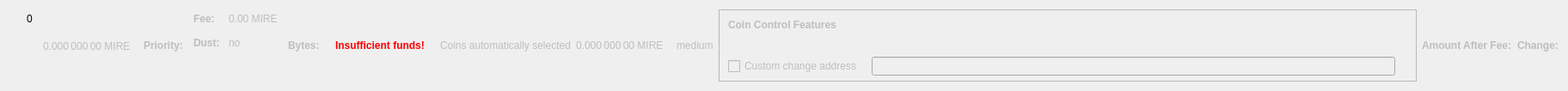
    <widget class="QWidget" name="dummyHideWidget" native="true">
     <property name="maximumSize">
      <size>
       <width>100</width>
       <height>22</height>
      </size>
     </property>
     <layout class="QHBoxLayout" name="dummyHideLayout">
      <item>
       <layout class="QFormLayout" name="formLayoutCoinControl1">
        <property name="horizontalSpacing">
         <number>10</number>
        </property>
        <property name="verticalSpacing">
         <number>14</number>
        </property>
        <property name="leftMargin">
         <number>10</number>
        </property>
        <property name="topMargin">
         <number>4</number>
        </property>
        <property name="rightMargin">
         <number>6</number>
        </property>
        <item row="0" column="1">
         <widget class="QLabel" name="labelCoinControlBytes">
          <property name="cursor">
           <cursorShape>IBeamCursor</cursorShape>
          </property>
          <property name="contextMenuPolicy">
           <enum>Qt::ActionsContextMenu</enum>
          </property>
          <property name="text">
           <string notr="true">0</string>
          </property>
          <property name="textInteractionFlags">
           <set>Qt::LinksAccessibleByMouse|Qt::TextSelectableByKeyboard|Qt::TextSelectableByMouse</set>
          </property>
         </widget>
        </item>
       </layout>
      </item>
      <item>
       <widget class="QLabel" name="labelCoinControlAfterFee">
        <property name="enabled">
         <bool>false</bool>
        </property>
        <property name="sizePolicy">
         <sizepolicy hsizetype="Fixed" vsizetype="Fixed">
          <horstretch>0</horstretch>
          <verstretch>0</verstretch>
         </sizepolicy>
        </property>
        <property name="minimumSize">
         <size>
          <width>111</width>
          <height>12</height>
         </size>
        </property>
        <property name="maximumSize">
         <size>
          <width>111</width>
          <height>12</height>
         </size>
        </property>
        <property name="cursor">
         <cursorShape>IBeamCursor</cursorShape>
        </property>
        <property name="contextMenuPolicy">
         <enum>Qt::ActionsContextMenu</enum>
        </property>
        <property name="text">
         <string notr="true">0.000 000 00 MIRE</string>
        </property>
        <property name="textInteractionFlags">
         <set>Qt::LinksAccessibleByMouse|Qt::TextSelectableByKeyboard|Qt::TextSelectableByMouse</set>
        </property>
       </widget>
      </item>
      <item>
       <widget class="QLabel" name="labelCoinControlPriorityText">
        <property name="enabled">
         <bool>false</bool>
        </property>
        <property name="font">
         <font>
          <weight>75</weight>
          <bold>true</bold>
         </font>
        </property>
        <property name="text">
         <string>Priority:</string>
        </property>
       </widget>
      </item>
      <item>
       <layout class="QHBoxLayout" name="horizontalLayout"/>
      </item>
      <item>
       <layout class="QFormLayout" name="formLayoutCoinControl3">
        <property name="horizontalSpacing">
         <number>10</number>
        </property>
        <property name="verticalSpacing">
         <number>14</number>
        </property>
        <property name="leftMargin">
         <number>6</number>
        </property>
        <property name="topMargin">
         <number>4</number>
        </property>
        <property name="rightMargin">
         <number>6</number>
        </property>
        <item row="0" column="0">
         <widget class="QLabel" name="labelCoinControlFeeText">
          <property name="enabled">
           <bool>false</bool>
          </property>
          <property name="font">
           <font>
            <weight>75</weight>
            <bold>true</bold>
           </font>
          </property>
          <property name="text">
           <string>Fee:</string>
          </property>
          <property name="margin">
           <number>0</number>
          </property>
         </widget>
        </item>
        <item row="0" column="1">
         <widget class="QLabel" name="labelCoinControlFee">
          <property name="enabled">
           <bool>false</bool>
          </property>
          <property name="cursor">
           <cursorShape>IBeamCursor</cursorShape>
          </property>
          <property name="contextMenuPolicy">
           <enum>Qt::ActionsContextMenu</enum>
          </property>
          <property name="text">
           <string notr="true">0.00 MIRE</string>
          </property>
          <property name="textInteractionFlags">
           <set>Qt::LinksAccessibleByMouse|Qt::TextSelectableByKeyboard|Qt::TextSelectableByMouse</set>
          </property>
         </widget>
        </item>
        <item row="1" column="0">
         <widget class="QLabel" name="labelCoinControlLowOutputText">
          <property name="enabled">
           <bool>false</bool>
          </property>
          <property name="font">
           <font>
            <weight>75</weight>
            <bold>true</bold>
           </font>
          </property>
          <property name="text">
           <string>Dust:</string>
          </property>
         </widget>
        </item>
        <item row="1" column="1">
         <widget class="QLabel" name="labelCoinControlLowOutput">
          <property name="enabled">
           <bool>false</bool>
          </property>
          <property name="cursor">
           <cursorShape>IBeamCursor</cursorShape>
          </property>
          <property name="contextMenuPolicy">
           <enum>Qt::ActionsContextMenu</enum>
          </property>
          <property name="text">
           <string>no</string>
          </property>
          <property name="textInteractionFlags">
           <set>Qt::LinksAccessibleByMouse|Qt::TextSelectableByKeyboard|Qt::TextSelectableByMouse</set>
          </property>
         </widget>
        </item>
       </layout>
      </item>
      <item>
       <widget class="QLabel" name="labelCoinControlBytesText">
        <property name="enabled">
         <bool>false</bool>
        </property>
        <property name="font">
         <font>
          <weight>75</weight>
          <bold>true</bold>
         </font>
        </property>
        <property name="text">
         <string>Bytes:</string>
        </property>
       </widget>
      </item>
      <item>
       <layout class="QFormLayout" name="formLayoutCoinControl2">
        <property name="horizontalSpacing">
         <number>10</number>
        </property>
        <property name="verticalSpacing">
         <number>14</number>
        </property>
        <property name="leftMargin">
         <number>6</number>
        </property>
        <property name="topMargin">
         <number>4</number>
        </property>
        <property name="rightMargin">
         <number>6</number>
        </property>
       </layout>
      </item>
      <item>
       <layout class="QHBoxLayout" name="horizontalLayoutCoinControl2">
        <property name="spacing">
         <number>8</number>
        </property>
        <property name="bottomMargin">
         <number>10</number>
        </property>
       </layout>
      </item>
      <item>
       <widget class="QLabel" name="labelCoinControlInsuffFunds">
        <property name="enabled">
         <bool>false</bool>
        </property>
        <property name="minimumSize">
         <size>
          <width>0</width>
          <height>0</height>
         </size>
        </property>
        <property name="font">
         <font>
          <weight>75</weight>
          <bold>true</bold>
         </font>
        </property>
        <property name="styleSheet">
         <string notr="true">color:red;font-weight:bold;</string>
        </property>
        <property name="text">
         <string>Insufficient funds!</string>
        </property>
        <property name="margin">
         <number>5</number>
        </property>
       </widget>
      </item>
      <item>
       <layout class="QFormLayout" name="formLayoutCoinControl4">
        <property name="horizontalSpacing">
         <number>10</number>
        </property>
        <property name="verticalSpacing">
         <number>14</number>
        </property>
        <property name="leftMargin">
         <number>6</number>
        </property>
        <property name="topMargin">
         <number>4</number>
        </property>
        <property name="rightMargin">
         <number>6</number>
        </property>
       </layout>
      </item>
      <item>
       <widget class="QLabel" name="labelCoinControlAutomaticallySelected">
        <property name="enabled">
         <bool>false</bool>
        </property>
        <property name="sizePolicy">
         <sizepolicy hsizetype="Fixed" vsizetype="Fixed">
          <horstretch>0</horstretch>
          <verstretch>0</verstretch>
         </sizepolicy>
        </property>
        <property name="minimumSize">
         <size>
          <width>0</width>
          <height>0</height>
         </size>
        </property>
        <property name="maximumSize">
         <size>
          <width>240</width>
          <height>16777215</height>
         </size>
        </property>
        <property name="text">
         <string>Coins automatically selected</string>
        </property>
        <property name="margin">
         <number>5</number>
        </property>
       </widget>
      </item>
      <item>
       <widget class="QLabel" name="labelCoinControlChange">
        <property name="enabled">
         <bool>false</bool>
        </property>
        <property name="sizePolicy">
         <sizepolicy hsizetype="Fixed" vsizetype="Fixed">
          <horstretch>0</horstretch>
          <verstretch>0</verstretch>
         </sizepolicy>
        </property>
        <property name="minimumSize">
         <size>
          <width>111</width>
          <height>0</height>
         </size>
        </property>
        <property name="maximumSize">
         <size>
          <width>111</width>
          <height>16777215</height>
         </size>
        </property>
        <property name="cursor">
         <cursorShape>IBeamCursor</cursorShape>
        </property>
        <property name="contextMenuPolicy">
         <enum>Qt::ActionsContextMenu</enum>
        </property>
        <property name="text">
         <string notr="true">0.000 000 00 MIRE</string>
        </property>
        <property name="textInteractionFlags">
         <set>Qt::LinksAccessibleByMouse|Qt::TextSelectableByKeyboard|Qt::TextSelectableByMouse</set>
        </property>
       </widget>
      </item>
      <item>
       <widget class="QLabel" name="labelCoinControlPriority">
        <property name="enabled">
         <bool>false</bool>
        </property>
        <property name="cursor">
         <cursorShape>IBeamCursor</cursorShape>
        </property>
        <property name="contextMenuPolicy">
         <enum>Qt::ActionsContextMenu</enum>
        </property>
        <property name="text">
         <string>medium</string>
        </property>
        <property name="textInteractionFlags">
         <set>Qt::LinksAccessibleByMouse|Qt::TextSelectableByKeyboard|Qt::TextSelectableByMouse</set>
        </property>
       </widget>
      </item>
      <item>
       <widget class="QFrame" name="frameCoinControl">
        <property name="sizePolicy">
         <sizepolicy hsizetype="Expanding" vsizetype="Expanding">
          <horstretch>0</horstretch>
          <verstretch>0</verstretch>
         </sizepolicy>
        </property>
        <property name="maximumSize">
         <size>
          <width>16777215</width>
          <height>16777215</height>
         </size>
        </property>
        <property name="frameShape">
         <enum>QFrame::StyledPanel</enum>
        </property>
        <property name="frameShadow">
         <enum>QFrame::Sunken</enum>
        </property>
        <layout class="QVBoxLayout" name="verticalLayoutCoinControl2_2">
         <property name="spacing">
          <number>0</number>
         </property>
         <property name="leftMargin">
          <number>0</number>
         </property>
         <property name="topMargin">
          <number>0</number>
         </property>
         <property name="rightMargin">
          <number>0</number>
         </property>
         <property name="bottomMargin">
          <number>6</number>
         </property>
         <item>
          <layout class="QVBoxLayout" name="verticalLayoutCoinControl" stretch="0,0,0,1">
           <property name="spacing">
            <number>0</number>
           </property>
           <property name="leftMargin">
            <number>10</number>
           </property>
           <property name="topMargin">
            <number>10</number>
           </property>
           <item>
            <layout class="QHBoxLayout" name="horizontalLayoutCoinControl1">
             <property name="bottomMargin">
              <number>15</number>
             </property>
             <item>
              <widget class="QLabel" name="labelCoinControlFeatures">
               <property name="enabled">
                <bool>false</bool>
               </property>
               <property name="sizePolicy">
                <sizepolicy hsizetype="Preferred" vsizetype="Maximum">
                 <horstretch>0</horstretch>
                 <verstretch>0</verstretch>
                </sizepolicy>
               </property>
               <property name="font">
                <font>
                 <weight>75</weight>
                 <bold>true</bold>
                </font>
               </property>
               <property name="styleSheet">
                <string notr="true">font-weight:bold;</string>
               </property>
               <property name="text">
                <string>Coin Control Features</string>
               </property>
              </widget>
             </item>
            </layout>
           </item>
           <item>
            <widget class="QWidget" name="widgetCoinControl" native="true">
             <property name="sizePolicy">
              <sizepolicy hsizetype="Preferred" vsizetype="Preferred">
               <horstretch>0</horstretch>
               <verstretch>0</verstretch>
              </sizepolicy>
             </property>
             <property name="minimumSize">
              <size>
               <width>0</width>
               <height>0</height>
              </size>
             </property>
             <property name="styleSheet">
              <string notr="true"/>
             </property>
             <layout class="QHBoxLayout" name="horizontalLayoutCoinControl5_2">
              <property name="leftMargin">
               <number>0</number>
              </property>
              <property name="topMargin">
               <number>0</number>
              </property>
              <property name="rightMargin">
               <number>0</number>
              </property>
              <property name="bottomMargin">
               <number>0</number>
              </property>
              <item>
               <layout class="QHBoxLayout" name="horizontalLayoutCoinControl3">
                <property name="spacing">
                 <number>20</number>
                </property>
                <property name="topMargin">
                 <number>0</number>
                </property>
                <property name="bottomMargin">
                 <number>10</number>
                </property>
               </layout>
              </item>
             </layout>
            </widget>
           </item>
           <item>
            <layout class="QHBoxLayout" name="horizontalLayoutCoinControl4" stretch="0,0,0">
             <property name="spacing">
              <number>12</number>
             </property>
             <property name="sizeConstraint">
              <enum>QLayout::SetDefaultConstraint</enum>
             </property>
             <property name="topMargin">
              <number>5</number>
             </property>
             <property name="rightMargin">
              <number>5</number>
             </property>
             <item>
              <widget class="QCheckBox" name="checkBoxCoinControlChange">
               <property name="enabled">
                <bool>false</bool>
               </property>
               <property name="toolTip">
                <string>If this is activated, but the change address is empty or invalid, change will be sent to a newly generated address.</string>
               </property>
               <property name="text">
                <string>Custom change address</string>
               </property>
              </widget>
             </item>
             <item>
              <widget class="QValidatedLineEdit" name="lineEditCoinControlChange">
               <property name="enabled">
                <bool>false</bool>
               </property>
               <property name="sizePolicy">
                <sizepolicy hsizetype="Expanding" vsizetype="Fixed">
                 <horstretch>0</horstretch>
                 <verstretch>0</verstretch>
                </sizepolicy>
               </property>
              </widget>
             </item>
             <item>
              <widget class="QLabel" name="labelCoinControlChangeLabel_2">
               <property name="sizePolicy">
                <sizepolicy hsizetype="Preferred" vsizetype="Expanding">
                 <horstretch>0</horstretch>
                 <verstretch>0</verstretch>
                </sizepolicy>
               </property>
               <property name="minimumSize">
                <size>
                 <width>0</width>
                 <height>0</height>
                </size>
               </property>
               <property name="text">
                <string/>
               </property>
               <property name="margin">
                <number>3</number>
               </property>
              </widget>
             </item>
            </layout>
           </item>
           <item>
            <spacer name="verticalSpacerCoinControl">
             <property name="orientation">
              <enum>Qt::Vertical</enum>
             </property>
             <property name="sizeHint" stdset="0">
              <size>
               <width>800</width>
               <height>1</height>
              </size>
             </property>
            </spacer>
           </item>
          </layout>
         </item>
        </layout>
       </widget>
      </item>
      <item>
       <widget class="QLabel" name="labelCoinControlAfterFeeText">
        <property name="enabled">
         <bool>false</bool>
        </property>
        <property name="minimumSize">
         <size>
          <width>0</width>
          <height>0</height>
         </size>
        </property>
        <property name="maximumSize">
         <size>
          <width>16777215</width>
          <height>16777215</height>
         </size>
        </property>
        <property name="font">
         <font>
          <weight>75</weight>
          <bold>true</bold>
         </font>
        </property>
        <property name="text">
         <string>Amount After Fee:</string>
        </property>
        <property name="alignment">
         <set>Qt::AlignLeading|Qt::AlignLeft|Qt::AlignVCenter</set>
        </property>
        <property name="margin">
         <number>0</number>
        </property>
       </widget>
      </item>
      <item>
       <widget class="QLabel" name="labelCoinControlChangeText">
        <property name="enabled">
         <bool>false</bool>
        </property>
        <property name="sizePolicy">
         <sizepolicy hsizetype="Preferred" vsizetype="Preferred">
          <horstretch>0</horstretch>
          <verstretch>0</verstretch>
         </sizepolicy>
        </property>
        <property name="minimumSize">
         <size>
          <width>0</width>
          <height>0</height>
         </size>
        </property>
        <property name="maximumSize">
         <size>
          <width>16777215</width>
          <height>16777215</height>
         </size>
        </property>
        <property name="font">
         <font>
          <weight>75</weight>
          <bold>true</bold>
         </font>
        </property>
        <property name="text">
         <string>Change:</string>
        </property>
        <property name="alignment">
         <set>Qt::AlignLeading|Qt::AlignLeft|Qt::AlignVCenter</set>
        </property>
       </widget>
      </item>
     </layout>
    </widget>
